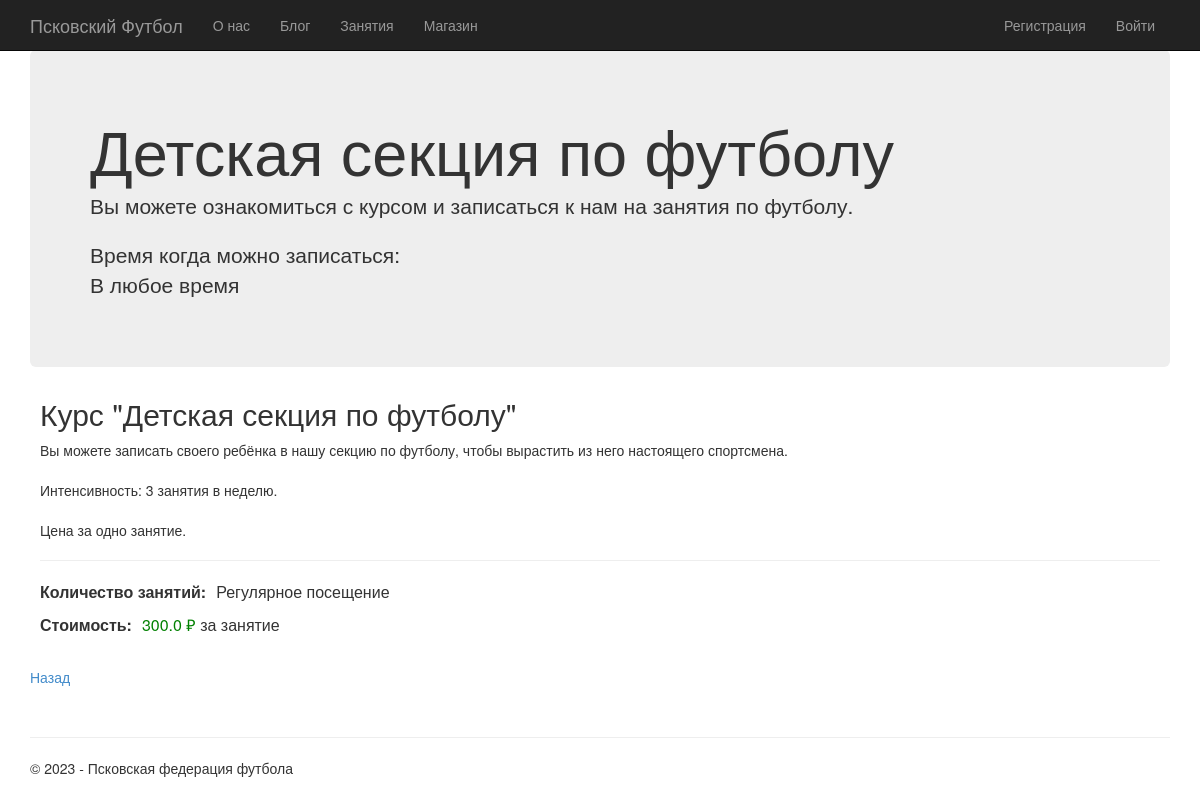
Screenshot of /course/2/ with the database file from the repository.
### app/models.py (models this page shows, shortened)
class Course(models.Model):
    title = models.CharField(max_length = 100, db_index = True, verbose_name = "Наименование")
    content = models.TextField(blank = True, verbose_name = "Описание")
    price = models.FloatField(verbose_name = "Цена")
    lessons_count = models.IntegerField(default = -1, verbose_name = "Количество занятий")
    full_course_price = models.FloatField(default = -1, verbose_name = "Цена за весь курс со скидкой")
    start_date = models.TextField(blank = True, verbose_name = "Дата начала курса")
    fdate_date = models.TextField(blank = True, verbose_name = "Дата окончания курса")
    class Meta:
        db_table = "Courses"
        ordering = ["title"]
        verbose_name = "Курс"
        verbose_name_plural = "Курсы"

### app/views.py (the view)
# urls.py: path('course/<int:parametr>/', views.course, name='course'),
def course (request, parametr):
    assert isinstance(request, HttpRequest)
    course = models.Course.objects.get(id=parametr)
    course.raw_sum = course.lessons_count * course.price
    return render(
        request,
        'course.html',
        {
            'title':'Курс ' + course.title,
            'year':datetime.now().year,
            'course': course,
            'enrolled': request.user.is_authenticated and models.Enrollment.objects.filter(course=course, owner=request.user).exists()
        }
    )

### app/templates/course.html (shortened to what this page needs)
{% extends "layout.html" %}
{% block content %}
<div class="jumbotron">
	<h1>{{ course.title }}</h1>
	<p class="lead">
		Вы можете ознакомиться с курсом и записаться к нам на занятия по футболу.
	</p>
	<p class="lead">
		Время когда можно записаться:
		<br />
		{% if course.start_date and course.fdate_date %}
		{{ course.start_date }} - {{ course.fdate_date }}
		{% elif course.start_date %}
		Начиная с {{ course.start_date }}
		{% elif course.fdate_date %}
		До {{ course.fdate_date }}
		{% else %}
		В любое время
		{% endif %}
	</p>
</div>
<article id="course">
	<h2>Курс "{{ course.title }}"</h1>
	<p>{{ course.content|linebreaksbr }}</p>
	<hr />
	<p class="info-row">
		<span class="info-row-first">Количество занятий:</span>
		<span>
			{% if course.lessons_count == 1 %}
			Отдельное занятие
			{% elif course.lessons_count != -1 %}
			<span style="color: green">{{ course.lessons_count }}</span> занятий
			{% else %}
			Регулярное посещение
			{% endif %}
		</span>
	</p>
	<p class="info-row">
		<span class="info-row-first">Стоимость:</span>
		<span><span style="color: green">{{ course.price }} ₽</span> {% if course.lessons_count != 1 %}за занятие{% endif %}</span>
	</p>
</article>
<br>
<p><a href="{% url 'courses' %}">Назад</a></p>
<br>
{% endblock %}

### app/static/content/site.css (style rules this page uses)
body { padding-top: 50px; padding-bottom: 20px; }
#course { padding: 0 10px; }
.info-row { display: flex; flex-direction: row; flex-wrap: wrap; justify-content: flex-start; align-items: center; gap: 10px; }
.info-row > span { font-size: 16px; position: relative; }
.info-row > .info-row-first { font-weight: bold; }
.info-row > .info-row-first::before { display: none; }

### rows the page displays
Course: title "Детская секция по футболу", content "Вы можете записать своего ребёнка в нашу секцию по футболу, чтобы вырастить из него настоящего спортсмена. Интенсивность: 3 занятия в неделю. Цена за одно занятие.", price "300.0"
